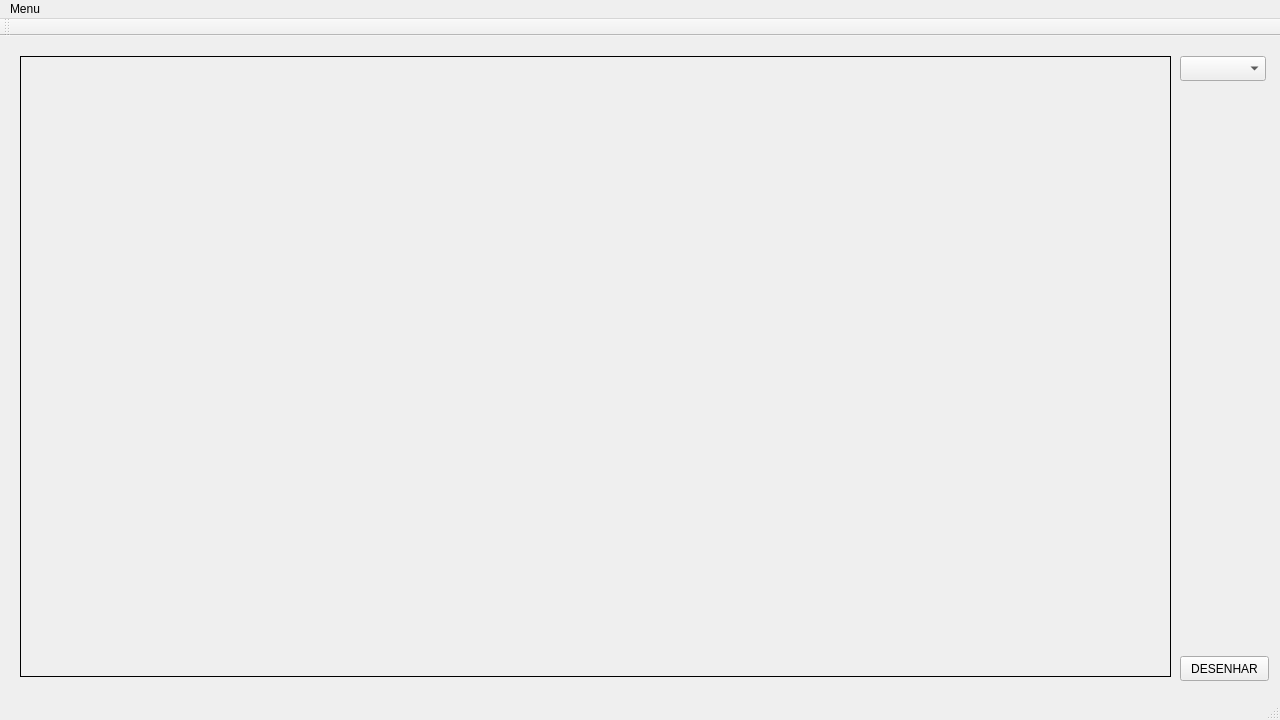
<?xml version="1.0" encoding="UTF-8"?>
<ui version="4.0">
 <class>fig</class>
 <widget class="QMainWindow" name="fig">
  <property name="geometry">
   <rect>
    <x>0</x>
    <y>0</y>
    <width>1280</width>
    <height>720</height>
   </rect>
  </property>
  <property name="minimumSize">
   <size>
    <width>1280</width>
    <height>720</height>
   </size>
  </property>
  <property name="maximumSize">
   <size>
    <width>1280</width>
    <height>720</height>
   </size>
  </property>
  <property name="windowTitle">
   <string>Figuras Geométricas</string>
  </property>
  <property name="windowIcon">
   <iconset>
    <normaloff>Logo.png</normaloff>Logo.png</iconset>
  </property>
  <property name="windowOpacity">
   <double>40.000000000000000</double>
  </property>
  <property name="autoFillBackground">
   <bool>false</bool>
  </property>
  <widget class="QWidget" name="centralWidget">
   <widget class="QLabel" name="img">
    <property name="geometry">
     <rect>
      <x>20</x>
      <y>20</y>
      <width>1151</width>
      <height>621</height>
     </rect>
    </property>
    <property name="maximumSize">
     <size>
      <width>16777214</width>
      <height>16777215</height>
     </size>
    </property>
    <property name="frameShape">
     <enum>QFrame::Box</enum>
    </property>
    <property name="text">
     <string/>
    </property>
   </widget>
   <widget class="QPushButton" name="Desenhar">
    <property name="geometry">
     <rect>
      <x>1180</x>
      <y>620</y>
      <width>89</width>
      <height>25</height>
     </rect>
    </property>
    <property name="text">
     <string>DESENHAR</string>
    </property>
   </widget>
   <widget class="QComboBox" name="comboBox">
    <property name="geometry">
     <rect>
      <x>1180</x>
      <y>20</y>
      <width>86</width>
      <height>25</height>
     </rect>
    </property>
   </widget>
  </widget>
  <widget class="QMenuBar" name="menuBar">
   <property name="geometry">
    <rect>
     <x>0</x>
     <y>0</y>
     <width>1280</width>
     <height>21</height>
    </rect>
   </property>
   <widget class="QMenu" name="menuMenu">
    <property name="title">
     <string>Menu</string>
    </property>
    <addaction name="actionAjuda"/>
    <addaction name="actionSair"/>
   </widget>
   <addaction name="menuMenu"/>
  </widget>
  <widget class="QToolBar" name="mainToolBar">
   <attribute name="toolBarArea">
    <enum>TopToolBarArea</enum>
   </attribute>
   <attribute name="toolBarBreak">
    <bool>false</bool>
   </attribute>
  </widget>
  <widget class="QStatusBar" name="statusBar"/>
  <action name="actionAjuda">
   <property name="text">
    <string>Ajuda</string>
   </property>
  </action>
  <action name="actionSair">
   <property name="text">
    <string>Sair</string>
   </property>
  </action>
 </widget>
 <layoutdefault spacing="6" margin="11"/>
 <resources/>
 <connections/>
</ui>
